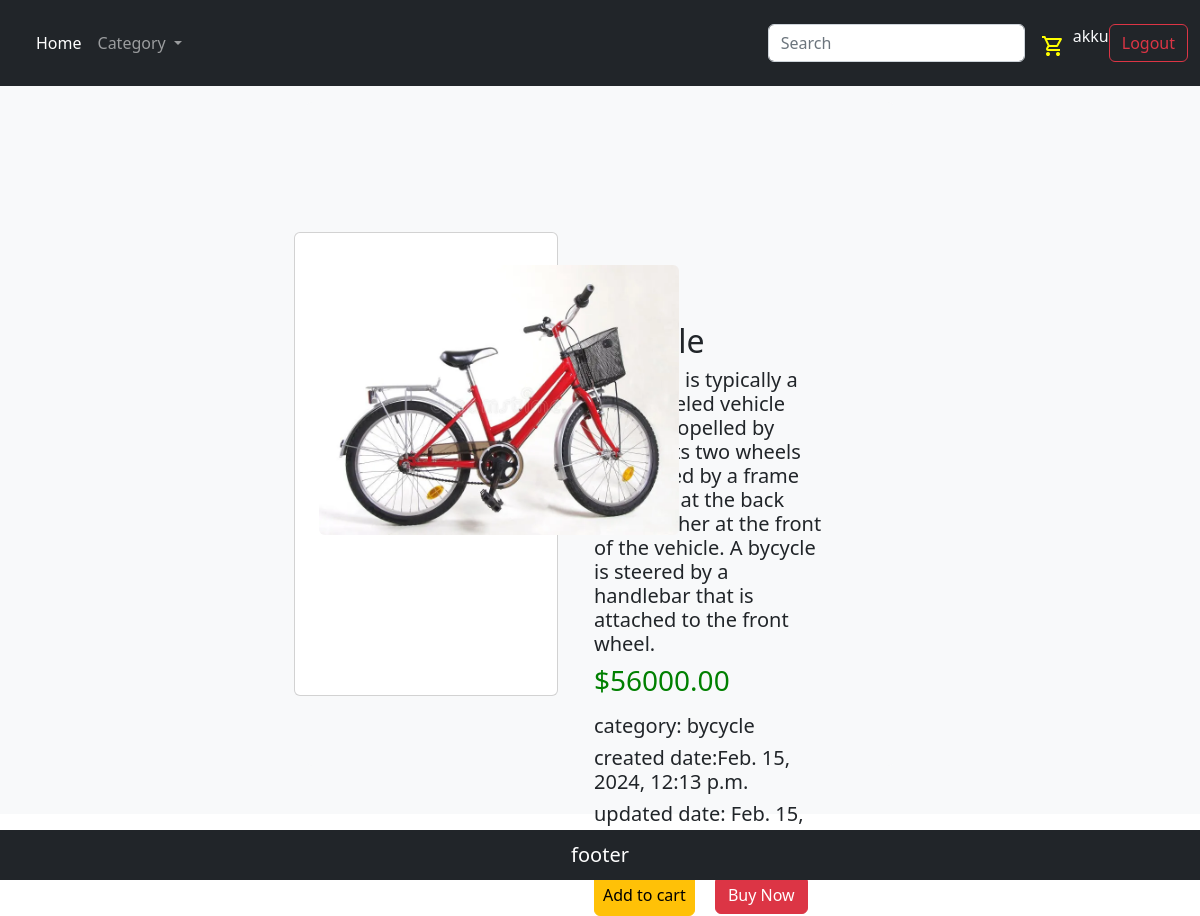
/details/15 (signed in), run on the app's committed database.
### cameraApp/models.py (models this page shows, shortened)
class Product(models.Model):
    name=models.CharField(max_length=250,unique=True)
    slug=models.SlugField(max_length=250,unique=True)
    desc=models.TextField(blank=True)
    image=models.ImageField(upload_to='product',blank=True)
    price=models.DecimalField(max_digits=8,decimal_places=2)
    category=models.ForeignKey(Category,on_delete=models.CASCADE)
    stock=models.IntegerField()
    available=models.BooleanField(default=True)
    created=models.DateTimeField(auto_now_add=True)
    updated=models.DateTimeField(auto_now=True)
    class Meta:
        ordering=('name',)

class Category(models.Model):
    name=models.CharField(max_length=250,unique=True)
    slug=models.SlugField(max_length=250,unique=True)
    desc=models.TextField(blank=True)
    image=models.ImageField(upload_to='category',blank=True)
    class Meta:
        ordering=('name',)
    def __str__(self):
        return self.name

### cameraApp/views.py (the view)
# urls.py: path('details/<int:id>',views.Details,name='details'),
def Details(req,id):
    data=Product.objects.get(id=id)
    return render(req,'details.html',{'data':data})

### templates/details.html
    {% extends 'base.html' %}
{% load static %}
{% block content %}
<div class="conta container-fluid mb-3 justify-content-center bg-light d-flex ">
    <div class="card crd rounded-2 bg-light ms-4 w-50 me-4 mb-5 mt-3"style="border:0;">
        <div class="row">
            <div class="cd card  p-3 mb-5 bg-body rounded mb-4">
                <img src="{{data.image.url}}" class="card-img-top rounded-2 ms-2 mt-3" alt="...">
                <div class="card-body">
                </div>
            </div>
                <div class="col2 col-5 ms-4">
                    <h2>{{data.name}}</h2>
                    <h5>{{data.desc}}</h5>
                    <div class="coo">
                    <h3>${{data.price}}</h3></div>
                    <h5 class="ct mt-3">category: {{data.category}}</h5>
                    <h5>created date:{{data.created}}</h5>
                    <h5 class="up mb-4">updated date: {{data.updated}}</h5>
                    {% if data.stock >= 1 %}
                    <a href="" type="button" class="btn btn-warning me-3 p-2">Add to cart</a>
                    <button class="btn btn-danger">Buy Now</button>
                    {% else %}
                    <span><h3 class="out" style="color: green;">out of stock</h3></span>
                    {% endif %}
                </div>
          </div>
    </div>
</div>
{% endblock %}

### templates/nav.html (shortened to what this page needs)
{% load static %}
<nav class="navbar navbar-expand-lg navbar-dark bg-dark">
  <div class="container-fluid">
    <div class="collapse navbar-collapse" id="navbarSupportedContent">
      <ul class="navbar-nav me-auto mb-2 mb-lg-0">
        <li class="nav-item">
          <a class="nav-link active" aria-current="page" href="{% url 'shop:home' %}">Home</a>
        </li>
        <li class="nav-item dropdown">
          <a class="nav-link dropdown-toggle" href="#" id="navbarDropdown" role="button" data-bs-toggle="dropdown"
            aria-expanded="false">
            Category
          </a>
        </li>
      </ul>
      <form class="d-flex" role="search" action="{% url 'searchapp:searchproduct' %}" method="GET">
        <input class="form-control me-2 mt-3 mb-3" type="search"  name="q" placeholder="Search" aria-label="Search">
        <a class="pt-4" href=""></a>
      </form>
      <div class="d-flex">
        {% if user.is_authenticated %}
        <span class="text-light">{{user}}</span>
        <a href="{% url 'auth:logout' %}" class="btn btn-outline-danger " type="button">Logout</a>
        {% else %}
        <a href="{% url 'auth:login' %}" class="btn btn-outline-success me-2" type="button">Login</a>
        <a href="{% url 'auth:register' %}" class="btn btn-outline-primary me-2" type="button">Signup</a>
        {% endif %}
      </div>
    </div>
  </div>
</nav>

### static/css/style.css (style rules this page uses)
.col2 { margin-top: 220px; }
.coo { color: green; }
.cd { height: 58vh; width: 22vw; margin-top: 130px; }
.cd img { width: 360px; }
.conta { height: 91vh }

### data on the page
Product: image (picture), desc "A bycycle is typically a two-wheeled vehicle that is propelled by pedals. Its two wheels are helped by a frame with one at the back and another at the front of the vehicle. A bycycle is steered by a handlebar that is attached to the front wheel.", price "56000.00", category "bycycle", created "Feb. 15, 2024, 12:13 p.m.", updated "Feb. 15,…"

### other printed values
{{ user }} "akku"
